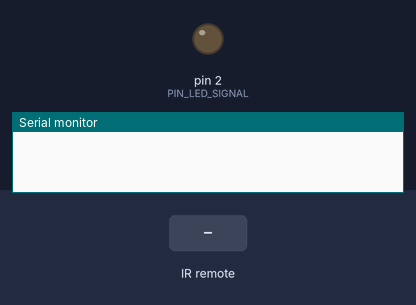
Simulated run of this sketch. Board: Arduino Uno, built with avr-gcc and run on an emulated ATmega328P. Parts: output pins drawn as LEDs (lit = HIGH), the last lines printed to the serial monitor. The test bench sets the inputs (shaded band).

Above: at 1.2 s.
1.3 s: infrared code 0x61F4906F received
At 1.9 s:
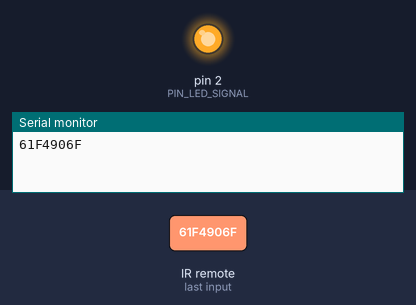
Timing chart, 0 to 4.3 s (numbered marks = the images above; inputs shaded):
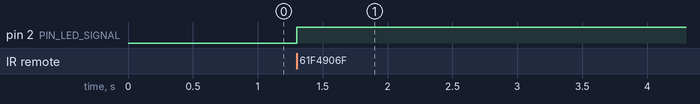

The sketch:

IRController.ino
```cpp
// (licence header left out)
#include "IRremote.h"

const int irReceiverPin = 4;
IRrecv irrecv(irReceiverPin);
decode_results decodedSignal;

long time = millis();
const int DELAY = 75; // ms
const int PIN_LED_SIGNAL = 2;
const long LED_BUTTON = 0x61F4906F;

inline void inverse(int pin) {
  digitalWrite(pin, !digitalRead(pin));
}

inline void controlIR(void){
  if (irrecv.decode(&decodedSignal)) {
    if(millis() - time > DELAY){
      Serial.println(decodedSignal.value, HEX);
      if (LED_BUTTON == decodedSignal.value) {
        inverse(PIN_LED_SIGNAL);
        delay(DELAY); // wait for resume the irrecv a little
      } else {
        inverse(PIN_LED_SIGNAL);
        delay(DELAY);
        inverse(PIN_LED_SIGNAL);
      }

      time = millis();
      irrecv.resume();
    }
  }
}

void setup(){
  //Serial transmission Begin!
  Serial.begin(9600);

  //IrStart
  pinMode(PIN_LED_SIGNAL, OUTPUT);
  irrecv.enableIRIn();
}


void loop() {
  //Ir Control
  controlIR();
}
```

Measured:
- after the input at 1.3 s, pin 2 (PIN_LED_SIGNAL): LOW → HIGH at once
